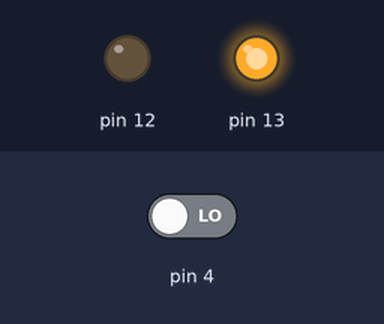
A sketch run on a simulated Arduino Uno, built with avr-gcc and run on an emulated ATmega328P. On the bench: output pins drawn as LEDs (lit = HIGH). The inputs (shaded band) are chosen by the test bench; at power-on: pin 4 LOW.

Above: at 1.2 s.
1.3 s: pin 4 driven HIGH
At 1.8 s:
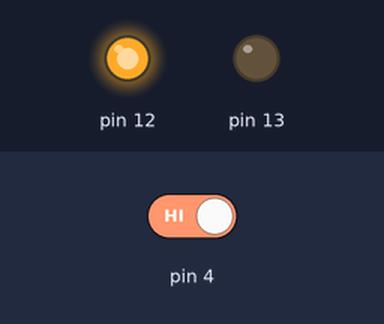
2.8 s: pin 4 driven LOW
At 4.2 s:
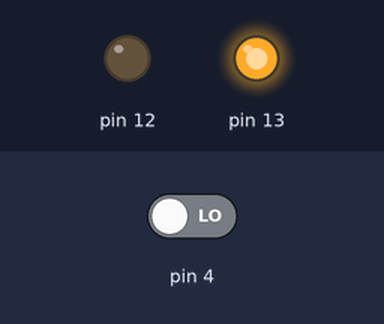
Timing chart, 0 to 5.8 s (numbered marks = the images above; inputs shaded):
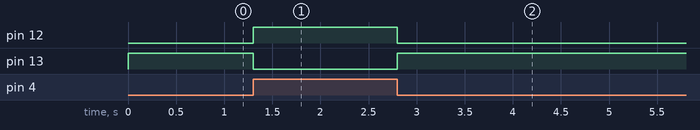

Measured:
- after the input at 1.3 s, pin 12: LOW → HIGH at once; pin 13: HIGH → LOW at once
- after the input at 2.8 s, pin 12: HIGH → LOW at once; pin 13: LOW → HIGH at once

The sketch:

__1.ino
```cpp
void setup() {
  // put your setup code here, to run once:
  pinMode(4, INPUT);
  pinMode(13, OUTPUT);
  pinMode(12,OUTPUT);
  digitalWrite(13,HIGH);
  digitalWrite(12,LOW);
}

void loop() {


  int n = digitalRead(4);
  if (n==HIGH){
    digitalWrite(12, HIGH);
    digitalWrite(13,LOW);
  }
if (n==LOW){
    digitalWrite(12, LOW);
    digitalWrite(13,HIGH);
  }


}
```
